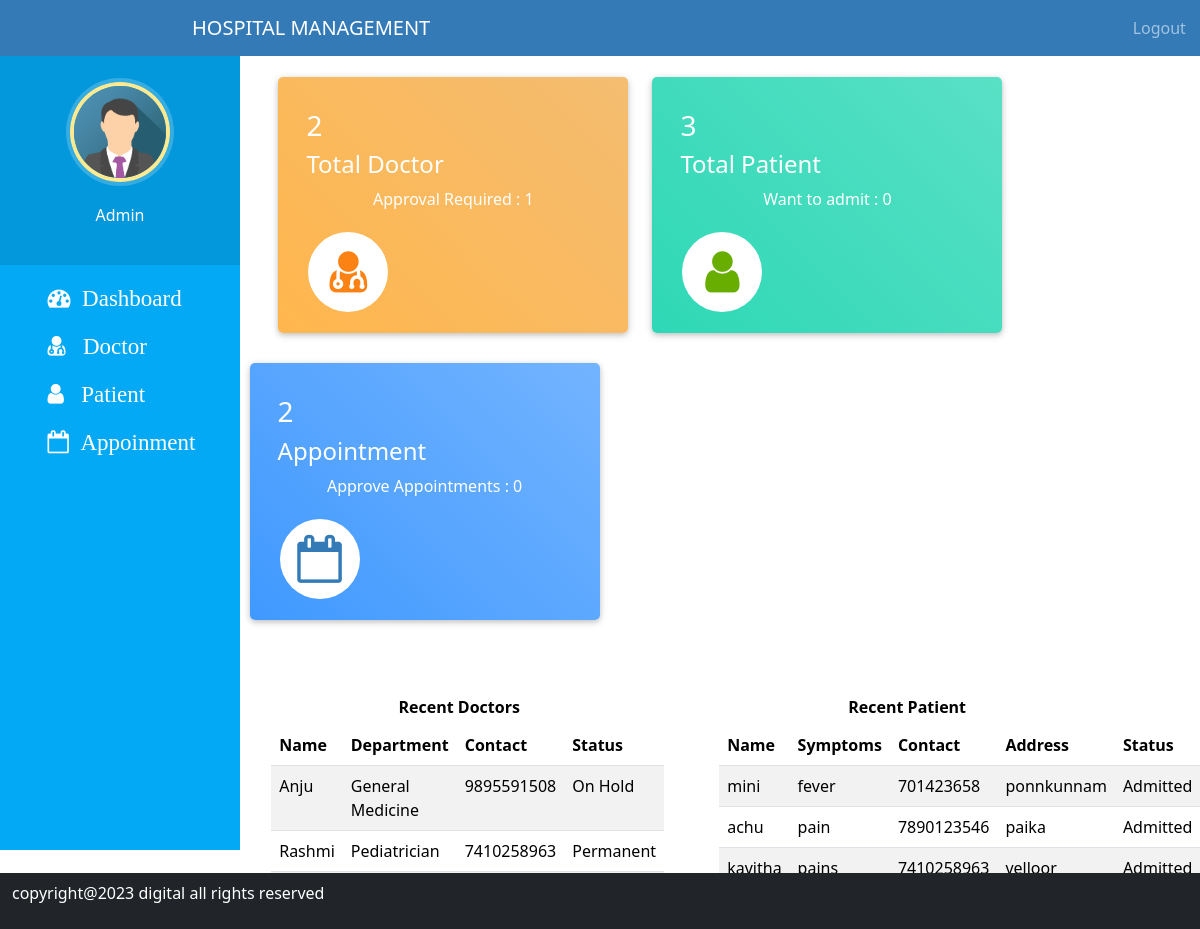
/admin_home, run on the app's committed database.
### hospital/models.py (models this page shows)
class Doctor(models.Model):
    doctor_id =models.ForeignKey(User, on_delete=models.CASCADE)
    address = models.CharField(max_length=20)
    phone = models.IntegerField()
    department = models.CharField(max_length=20)
    image = models.ImageField(upload_to='images/')
    status=models.BooleanField(default=False)

class User(AbstractUser):
    usertype = models.CharField(max_length=20)

class Patient(models.Model):
    patient_id =models.ForeignKey(User, on_delete=models.CASCADE)
    address = models.CharField(max_length=20)
    phone = models.IntegerField()
    symptoms = models.CharField(max_length=100)
    image = models.ImageField(upload_to='images/')
    status=models.BooleanField(default=False)
    assignedDoctorID =models. PositiveIntegerField( null=True)

### hospital/views.py (the view)
# urls.py: path("admin_home", views.admin_home, name="admin_home"),
def admin_home(request):
    doctors=Doctor.objects.all().order_by('-id')
    patients=Patient.objects.all().order_by('-id')
    doctorcount=Doctor.objects.all().filter(status=True).count()
    pendingdoctorcount=Doctor.objects.all().filter(status=False).count()
    patientcount=Patient.objects.all().filter(status=True).count()
    pendingpatientcount=Patient.objects.all().filter(status=False).count()
    appointmentcount=Appointment.objects.all().filter(status=True).count()
    pendingappointmentcount=Appointment.objects.all().filter(status=False).count()
    return render(request,'admin_home.html',{'doctorcount':doctorcount,'patientcount':patientcount,'doctors':doctors,
                                             'patients':patients, 'appointmentcount':appointmentcount, 'pendingappointmentcount':pendingappointmentcount,
                                             'pendingdoctorcount': pendingdoctorcount, 'pendingpatientcount':pendingpatientcount})

### hospital/templates/admin_home.html
{% extends 'admin_base.html' %}
{% load static %}
{% block content %}
<div class="container" style="margin-top:3% ;">
    <div class="row">
        <div class="card" id="box1">
            <div class="card-body">
                <p class="card-text" >
                <h3 style="color: white;">{{doctorcount}}</h3>
                <h4 style="color: white;">Total Doctor</h4>
                <p  style="color: white;">Approval Required : {{  pendingdoctorcount }}</p>
                </p>
                <div class="col-md-4 market-update-right">
                    <i class="fa fa-user-md" aria-hidden="true"></i>
                  </div>
            </div>
        </div>
        <div class="card" id="box2">
            <div class="card-body">
                <p class="card-text" >
                <h3 style="color: white;">{{patientcount}}</h3>
                <h4 style="color: white;">Total Patient</h4>
                <p  style="color: white;">Want to admit : {{ pendingpatientcount }}</p>
                </p>
                <div class="col-md-4 market-update-right">
                    <i class="fa fa-user" aria-hidden="true"></i>
                  </div>
            </div>
        </div>
        <div class="card" id="box3">
            <div class="card-body">
                <p class="card-text" >
                <h3 style="color: white;">{{ appointmentcount }}</h3>
                <h4 style="color: white;">Appointment</h4>
                <p  style="color: white;">Approve Appointments : {{  pendingappointmentcount }}</p>
                </p>
                <div class="col-md-4 market-update-right">
                    <i class="fa fa-calendar-o" aria-hidden="true"></i>
                  </div>
            </div>
        </div>
    </div>
</div>
<br><br>
<div class="container">
    <div class="row">
        <div class="panel panel-primary col-md-5" style="margin-left:2%;">
            <div class="panel-heading" style="text-align:center;">
                <h6 class="panel-title" style="color: black;"><b>Recent Doctors</b></h6>
            </div>
            <table class="table table-hover table-striped" id="dev-table">
                <thead class="thead-dark">
                    <tr>
                        <th>Name</th>
                        <th>Department</th>
                        <th>Contact</th>
                        <th>Status</th>
                    </tr>
                </thead>
                {% for d in doctors %}
                <tr>
                    <td> {{d.doctor_id.first_name}}</td>
                    <td>{{d.department}}</td>
                    <td>{{d.phone}}</td>
                    {%if d.status%}
                    <td> <span class="label label-primary">Permanent</span></td>
                    {% else %}
                    <td> <span class="label label-success">On Hold</span></td>
                    {% endif %}
                </tr>
                {% endfor %}
            </table>
        </div>
        <div class="panel panel-primary col-md-5" style="margin-left:5%;">
            <div class="panel-heading" style="text-align:center;">
                <h6 class="panel-title" style="color: black;"><b>Recent Patient</b></h6>
            </div>
            <table class="table table-hover table-striped" id="dev-table">
                <thead class="thead-dark">
                    <tr>
                        <th>Name</th>
                        <th>Symptoms</th>
                        <th>Contact</th>
                        <th>Address</th>
                        <th>Status</th>
                    </tr>
                </thead>
                {% for p in patients %}
                <tr>
                    <td> {{p.patient_id.first_name}}</td>
                    <td>{{p.symptoms}}</td>
                    <td>{{p.phone}}</td>
                    <td>{{p.address}}</td>
                    {%if p.status%}
                    <td> <span class="label label-primary">Admitted</span></td>
                    {% else %}
                    <td> <span class="label label-success">On Hold</span></td>
                    {% endif %}
                </tr>
                {% endfor %}
            </table>
        </div>
    </div>
</div>
{% endblock content %}

### hospital/templates/admin_base.html (shortened to what this page needs)
<!DOCTYPE html>
<html lang="en">
<head>
  {% load static %}
  <link href="https://cdn.jsdelivr.net/npm/bootstrap@5.3.2/dist/css/bootstrap.min.css" rel="stylesheet"
>
    <link rel="stylesheet" href="https://use.fontawesome.com/releases/v5.7.0/css/all.css"
>
    <link rel="stylesheet" href="https://maxcdn.bootstrapcdn.com/font-awesome/4.7.0/css/font-awesome.min.css">
    <link rel="stylesheet" href="{% static 'css/style1.css' %}">
  <link rel="stylesheet" href="{% static 'css/ad_style.css' %}">
</head>
<body>
  <nav class="menu" tabindex="0">
    <header class="avatar">
      <img src="{% static 'image/admin.png' %}" />
      <br><br>
      <h6>Admin</h6>
    </header>
    <ul>
      <li tabindex="0"><a style="color:white; text-decoration:none;"
          href="admin_home"><i class="fa fa-tachometer">&nbsp;&nbsp;<span>Dashboard</span></i></a> </li>
      <li tabindex="0"> <a style="color:white; text-decoration:none;"
          href="admin_doctor"><i class="fa fa-user-md" aria-hidden="true">&nbsp;&nbsp;&nbsp;<span>Doctor</span></i></a></li>
      <li tabindex="0"> <a style="color:white; text-decoration:none;"
          href="admin_patient"><i class="fa fa-user" aria-hidden="true">&nbsp;&nbsp;&nbsp;<span>Patient</span></i></a></li>
      <li tabindex="0"> <a style="color:white; text-decoration:none;"
          href="admin_appointment"><i  class="fa fa-calendar-o" aria-hidden="true">&nbsp;&nbsp;<span>Appoinment</span></i></a></li>
    </ul>
  </nav>
  <main>
    <div class="bs-example">
      <nav class="navbar navbar-expand-md  navbar-dark fixed-top" style="background:#337AB7;">
        <a href="" class="navbar-brand" style="margin-left: 16%;">HOSPITAL MANAGEMENT</a>
        <div class="collapse navbar-collapse justify-content-between" id="navbarCollapse">
          <div class="navbar-nav" style=" margin-left: 90%;">
            <a href="Logout" class="nav-item nav-link">Logout</a>
          </div>
        </div>
      </nav>
    </div>
    <br><br>
    {% block content %}
    {% endblock content %}
    <nav class="navbar navbar-expand-sm bg-dark navbar-dark fixed-bottom">
      <div class="footer-bottom">
        <div class="container">
          <div class="row">
            <div class="col-sm-12 text-center">
              <div class="copyright-text text-center">
                <p class="text-white">copyright@2023 digital all rights reserved</p>
              </div>
            </div>
          </div>
        </div>
      </div>
    </nav>
  </main>
</body>
</html>

### hospital/static/css/style1.css (style rules this page uses)
body { padding-left: 240px; }
main { position: relative; height: 100vh; }
.menu { background: #5bc995; height: 100vh; width: 240px; position: fixed; top: 0px; left: 0; z-index: 5; outline: none; }
.menu .avatar { background: rgba(0, 0, 0, 0.1); padding: 2em 0.5em; text-align: center; }
.menu .avatar img { width: 100px; border-radius: 50%; overflow: hidden; border: 4px solid #ffea92; box-shadow: 0 0 0 4px rgba(255, 255, 255, 0.2); }
.menu ul { list-style: none; padding: 0.5em 0; margin: 0; }
.menu ul li { padding: 0.5em 1em 0.5em 3em; font-size: 0.95em; font-weight: regular; background-repeat: no-repeat; background-position: left 15px center; background-size: auto 20px; transition: all 0.15s linear; cursor: pointer; }

### hospital/static/css/ad_style.css (style rules this page uses)
.fa { font-size: 23px; width: 60px; text-align: center; text-decoration: none; margin: 5px 2px; border-radius: 50%; }
p { text-align: center; }
body { padding-left: 240px; }
main { position: relative; height: 100vh; }
.menu { background: #03a9f4; height: 100vh; width: 240px; position: fixed; top: 0px; left: 0; z-index: 5; outline: none; }
.menu .avatar { background: rgba(0, 0, 0, 0.1); padding: 2em 0.5em; text-align: center; }
.menu .avatar img { width: 100px; border-radius: 50%; overflow: hidden; border: 4px solid #ffea92; box-shadow: 0 0 0 4px rgba(255, 255, 255, 0.2); }
.menu ul { list-style: none; padding: 0.5em 0; margin: 0; }
.menu ul li { padding: 0.5em 1em 0.5em 3em; font-size: 0.95em; font-weight: regular; background-repeat: no-repeat; background-position: left 15px center; background-size: auto 20px; transition: all 0.15s linear; cursor: pointer; }
#box1 { width: 350px; background: linear-gradient(45deg, #FFB64D, #f4bd71); margin-right: 0.9em; margin-left: 4%; box-shadow: 0 2px 5px 0 rgba(0, 0, 0, 0.16), 0 2px 10px 0 rgba(0, 0, 0, 0.12); }
#box2 { width: 350px; background: linear-gradient(45deg, #2ed8b6, #59e0c5); margin-right: 0.9em; margin-left: 1%; box-shadow: 0 2px 5px 0 rgba(0, 0, 0, 0.16), 0 2px 10px 0 rgba(0, 0, 0, 0.12); }
#box3 { width: 350px; background: linear-gradient(45deg, #4099ff, #73b4ff); margin-right: 0.9em; margin-left: 1%; box-shadow: 0 2px 5px 0 rgba(0, 0, 0, 0.16), 0 2px 10px 0 rgba(0, 0, 0, 0.12); }
.market-update-right i.fa.fa-user { font-size: 3em; color: #68AE00; width: 80px; height: 80px; background: #fff; text-align: center; border-radius: 49px; -webkit-border-radius: 49px; -moz-border-radius: 49px; -o-border-radius: 49px; line-height: 1.7em; }
.market-update-right i.fa.fa-user-md { font-size: 3em; color: #FC8213; width: 80px; height: 80px; background: #fff; text-align: center; border-radius: 49px; -webkit-border-radius: 49px; -moz-border-radius: 49px; -o-border-radius: 49px; line-height: 1.7em; }
.market-update-right i.fa.fa-calendar-o { font-size: 3em; color: #337AB7; width: 80px; height: 80px; background: #fff; text-align: center; border-radius: 49px; -webkit-border-radius: 49px; -moz-border-radius: 49px; -o-border-radius: 49px; line-height: 1.7em; }
a:link { text-decoration: none; }
.menu { top: 50px; }
h6 { color: white; }
.card { border-radius: 5px; -webkit-box-shadow: 0 1px 2.94px 0.06px rgba(4, 26, 55, 0.16); box-shadow: 0 1px 2.94px 0.06px rgba(4, 26, 55, 0.16); border: none; margin-bottom: 30px; -webkit-transition: all 0.3s ease-in-out; transition: all 0.3s ease-in-out; }

### hospital/templates/admin_base.html (style rules this page uses)
a:link { text-decoration: none; }
a { color: white; }

### data on the page
Doctor: doctor_id.first_name "Anju", department "General Medicine", phone "9895591508", status "On Hold"
Doctor: doctor_id.first_name "Rashmi", department "Pediatrician", phone "7410258963", status "Permanent"
Patient: patient_id.first_name "mini", symptoms "fever", phone "701423658", address "ponnkunnam", status "Admitted"
Patient: patient_id.first_name "achu", symptoms "pain", phone "7890123546", address "paika", status "Admitted"
Patient: patient_id.first_name "kavitha", symptoms "pains", phone "7410258963", address "velloor", status "Admitted"

### other printed values
{{ doctorcount }} "2"
{{ pendingdoctorcount }} "1"
{{ patientcount }} "3"
{{ pendingpatientcount }} "0"
{{ appointmentcount }} "2"
{{ pendingappointmentcount }} "0"
